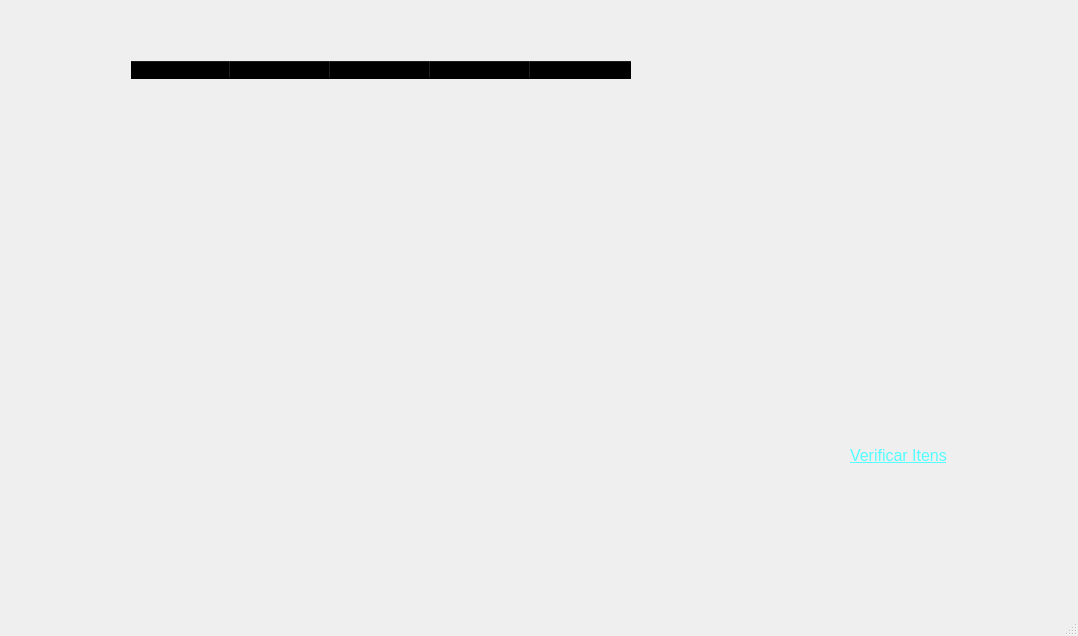
<?xml version="1.0" encoding="UTF-8"?>
<ui version="4.0">
 <class>MainWindow</class>
 <widget class="QMainWindow" name="MainWindow">
  <property name="geometry">
   <rect>
    <x>0</x>
    <y>0</y>
    <width>1078</width>
    <height>636</height>
   </rect>
  </property>
  <property name="windowTitle">
   <string>Histórico</string>
  </property>
  <widget class="QWidget" name="centralwidget">
   <widget class="QLabel" name="label">
    <property name="geometry">
     <rect>
      <x>0</x>
      <y>0</y>
      <width>1081</width>
      <height>591</height>
     </rect>
    </property>
    <property name="text">
     <string/>
    </property>
    <property name="pixmap">
     <pixmap>Imgs/Hist.jpg</pixmap>
    </property>
    <property name="scaledContents">
     <bool>true</bool>
    </property>
   </widget>
   <widget class="QTableWidget" name="tableWidget">
    <property name="geometry">
     <rect>
      <x>130</x>
      <y>60</y>
      <width>821</width>
      <height>351</height>
     </rect>
    </property>
    <property name="styleSheet">
     <string notr="true">background-color: rgba(255, 255, 255, 0);</string>
    </property>
    <column>
     <property name="text">
      <string>ID</string>
     </property>
    </column>
    <column>
     <property name="text">
      <string>Status</string>
     </property>
    </column>
    <column>
     <property name="text">
      <string>Valor</string>
     </property>
    </column>
    <column>
     <property name="text">
      <string>Qtd. Itens</string>
     </property>
    </column>
    <column>
     <property name="text">
      <string>Data</string>
     </property>
    </column>
   </widget>
   <widget class="QLabel" name="label_2">
    <property name="geometry">
     <rect>
      <x>850</x>
      <y>430</y>
      <width>131</width>
      <height>51</height>
     </rect>
    </property>
    <property name="font">
     <font>
      <pointsize>12</pointsize>
      <underline>true</underline>
     </font>
    </property>
    <property name="styleSheet">
     <string notr="true">color: rgb(85, 255, 255);</string>
    </property>
    <property name="text">
     <string>Verificar Itens</string>
    </property>
   </widget>
   <widget class="QPushButton" name="ver_itens">
    <property name="geometry">
     <rect>
      <x>850</x>
      <y>440</y>
      <width>101</width>
      <height>31</height>
     </rect>
    </property>
    <property name="cursor">
     <cursorShape>PointingHandCursor</cursorShape>
    </property>
    <property name="text">
     <string/>
    </property>
    <property name="flat">
     <bool>true</bool>
    </property>
   </widget>
  </widget>
  <widget class="QStatusBar" name="statusbar"/>
  <widget class="QMenuBar" name="menubar">
   <property name="geometry">
    <rect>
     <x>0</x>
     <y>0</y>
     <width>1078</width>
     <height>21</height>
    </rect>
   </property>
  </widget>
 </widget>
 <resources/>
 <connections/>
</ui>
